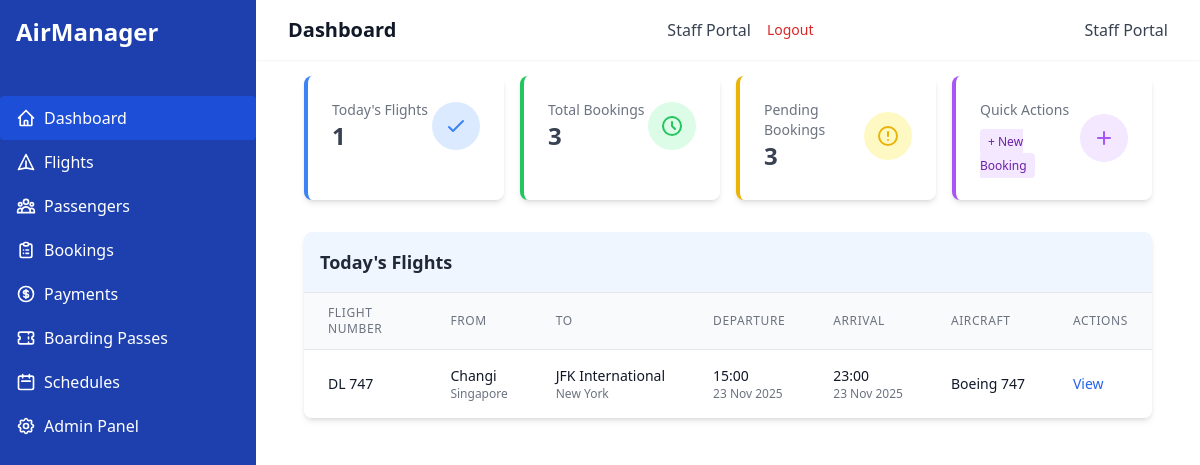
The app's page / (signed in) with its own data.
### airline_app/models.py (models this page shows, shortened)
class Flight(models.Model):
    flight_id = models.AutoField(primary_key=True)
    flight_number = models.CharField(max_length=10, unique=True)
    departure_time = models.DateTimeField()
    arrival_time = models.DateTimeField()
    source_airport = models.ForeignKey(
        Airport, on_delete=models.CASCADE, related_name='departing_flights')
    destination_airport = models.ForeignKey(
        Airport, on_delete=models.CASCADE, related_name='arriving_flights')
    aircraft = models.ForeignKey(
        Aircraft, on_delete=models.CASCADE, related_name='flights')
    crew = models.ManyToManyField(CrewMember, related_name='flights')

class Airport(models.Model):
    airport_id = models.AutoField(primary_key=True)
    airport_name = models.CharField(max_length=100)
    location = models.CharField(max_length=100)
    country = models.CharField(max_length=50)

class Aircraft(models.Model):
    aircraft_id = models.AutoField(primary_key=True)
    model = models.CharField(max_length=50)
    capacity = models.PositiveIntegerField()
    manufacturer = models.CharField(max_length=100)
    airline = models.CharField(max_length=100)

### airline_app/views.py (the view)
# urls.py: path('', views.DashboardView.as_view(), name='dashboard'),
class DashboardView(LoginRequiredMixin, ListView):
    template_name = 'airline_app/dashboard.html'
    context_object_name = 'flights'
    def get_queryset(self):
        return Flight.objects.filter(departure_time__date=timezone.now().date())
    def get_context_data(self, **kwargs):
        context = super().get_context_data(**kwargs)
        context['total_bookings'] = Booking.objects.filter(
            status='CONFIRMED').count()
        context['today_departures'] = Flight.objects.filter(
            departure_time__date=timezone.now().date()).count()
        context['pending_bookings'] = Booking.objects.filter(
            status='PENDING').count()
        return context

### airline_app/templates/airline_app/dashboard.html
{% extends 'airline_app/base.html' %}
{% block header %}Dashboard{% endblock %}
{% block content %}
<div class="grid grid-cols-1 md:grid-cols-2 lg:grid-cols-4 gap-4 mb-8">
    <div class="bg-white p-6 rounded-lg shadow-md border-l-4 border-blue-500 transform transition-transform hover:scale-105">
        <div class="flex justify-between items-center">
            <div>
                <p class="text-sm text-gray-500 font-medium">Today's Flights</p>
                <p class="text-2xl font-bold text-gray-700">{{ today_departures }}</p>
            </div>
            <div class="bg-blue-100 p-3 rounded-full">
                <svg class="w-6 h-6 text-blue-500" fill="none" stroke="currentColor" viewBox="0 0 24 24" xmlns="http://www.w3.org/2000/svg">
                    <path stroke-linecap="round" stroke-linejoin="round" stroke-width="2" d="M5 13l4 4L19 7"></path>
                </svg>
            </div>
        </div>
    </div>
    <div class="bg-white p-6 rounded-lg shadow-md border-l-4 border-green-500 transform transition-transform hover:scale-105">
        <div class="flex justify-between items-center">
            <div>
                <p class="text-sm text-gray-500 font-medium">Total Bookings</p>
                <p class="text-2xl font-bold text-gray-700">{{ total_bookings }}</p>
            </div>
            <div class="bg-green-100 p-3 rounded-full">
                <svg class="w-6 h-6 text-green-500" fill="none" stroke="currentColor" viewBox="0 0 24 24" xmlns="http://www.w3.org/2000/svg">
                    <path stroke-linecap="round" stroke-linejoin="round" stroke-width="2" d="M12 8v4l3 3m6-3a9 9 0 11-18 0 9 9 0 0118 0z"></path>
                </svg>
            </div>
        </div>
    </div>
    <div class="bg-white p-6 rounded-lg shadow-md border-l-4 border-yellow-500 transform transition-transform hover:scale-105">
        <div class="flex justify-between items-center">
            <div>
                <p class="text-sm text-gray-500 font-medium">Pending Bookings</p>
                <p class="text-2xl font-bold text-gray-700">{{ pending_bookings }}</p>
            </div>
            <div class="bg-yellow-100 p-3 rounded-full">
                <svg class="w-6 h-6 text-yellow-500" fill="none" stroke="currentColor" viewBox="0 0 24 24" xmlns="http://www.w3.org/2000/svg">
                    <path stroke-linecap="round" stroke-linejoin="round" stroke-width="2" d="M12 8v4m0 4h.01M21 12a9 9 0 11-18 0 9 9 0 0118 0z"></path>
                </svg>
            </div>
        </div>
    </div>
    <div class="bg-white p-6 rounded-lg shadow-md border-l-4 border-purple-500 transform transition-transform hover:scale-105">
        <div class="flex justify-between items-center">
            <div>
                <p class="text-sm text-gray-500 font-medium">Quick Actions</p>
                <div class="mt-2">
                    <a href="{% url 'booking-create' %}" class="text-xs bg-purple-100 text-purple-800 px-2 py-1 rounded">+ New Booking</a>
                </div>
            </div>
            <div class="bg-purple-100 p-3 rounded-full">
                <svg class="w-6 h-6 text-purple-500" fill="none" stroke="currentColor" viewBox="0 0 24 24" xmlns="http://www.w3.org/2000/svg">
                    <path stroke-linecap="round" stroke-linejoin="round" stroke-width="2" d="M12 6v6m0 0v6m0-6h6m-6 0H6"></path>
                </svg>
            </div>
        </div>
    </div>
</div>
<div class="bg-white rounded-lg shadow-md overflow-hidden mb-8">
    <div class="p-4 bg-blue-50 border-b border-gray-200">
        <h2 class="text-lg font-semibold text-gray-800">Today's Flights</h2>
    </div>
    <div class="overflow-x-auto">
        <table class="min-w-full divide-y divide-gray-200">
            <thead class="bg-gray-50">
                <tr>
                    <th class="px-6 py-3 text-left text-xs font-medium text-gray-500 uppercase tracking-wider">Flight Number</th>
                    <th class="px-6 py-3 text-left text-xs font-medium text-gray-500 uppercase tracking-wider">From</th>
                    <th class="px-6 py-3 text-left text-xs font-medium text-gray-500 uppercase tracking-wider">To</th>
                    <th class="px-6 py-3 text-left text-xs font-medium text-gray-500 uppercase tracking-wider">Departure</th>
                    <th class="px-6 py-3 text-left text-xs font-medium text-gray-500 uppercase tracking-wider">Arrival</th>
                    <th class="px-6 py-3 text-left text-xs font-medium text-gray-500 uppercase tracking-wider">Aircraft</th>
                    <th class="px-6 py-3 text-left text-xs font-medium text-gray-500 uppercase tracking-wider">Actions</th>
                </tr>
            </thead>
            <tbody class="bg-white divide-y divide-gray-200">
                {% for flight in flights %}
                <tr class="hover:bg-gray-50 transition-colors">
                    <td class="px-6 py-4 whitespace-nowrap">
                        <div class="text-sm font-medium text-gray-900">{{ flight.flight_number }}</div>
                    </td>
                    <td class="px-6 py-4 whitespace-nowrap">
                        <div class="text-sm text-gray-900">{{ flight.source_airport.airport_name }}</div>
                        <div class="text-xs text-gray-500">{{ flight.source_airport.location }}</div>
                    </td>
                    <td class="px-6 py-4 whitespace-nowrap">
                        <div class="text-sm text-gray-900">{{ flight.destination_airport.airport_name }}</div>
                        <div class="text-xs text-gray-500">{{ flight.destination_airport.location }}</div>
                    </td>
                    <td class="px-6 py-4 whitespace-nowrap">
                        <div class="text-sm text-gray-900">{{ flight.departure_time|date:"H:i" }}</div>
                        <div class="text-xs text-gray-500">{{ flight.departure_time|date:"d M Y" }}</div>
                    </td>
                    <td class="px-6 py-4 whitespace-nowrap">
                        <div class="text-sm text-gray-900">{{ flight.arrival_time|date:"H:i" }}</div>
                        <div class="text-xs text-gray-500">{{ flight.arrival_time|date:"d M Y" }}</div>
                    </td>
                    <td class="px-6 py-4 whitespace-nowrap">
                        <div class="text-sm text-gray-900">{{ flight.aircraft.model }}</div>
                    </td>
                    <td class="px-6 py-4 whitespace-nowrap text-sm text-gray-500">
                        <a href="{% url 'flight-detail' flight.pk %}" class="text-blue-600 hover:text-blue-900 mr-3">View</a>
                    </td>
                </tr>
                {% empty %}
                <tr>
                    <td colspan="7" class="px-6 py-4 text-center text-gray-500">No flights scheduled for today</td>
                </tr>
                {% endfor %}
            </tbody>
        </table>
    </div>
</div>
{% endblock %}

### records on screen
Flight: flight_number "DL 747", source_airport.airport_name "Changi", source_airport.location "Singapore", destination_airport.airport_name "JFK International", destination_airport.location "New York", departure_time "15:00", departure_time "23 Nov 2025", arrival_time "23:00", arrival_time "23 Nov 2025", aircraft.model "Boeing 747"

### other values on screen
{{ today_departures }} "1"
{{ total_bookings }} "3"
{{ pending_bookings }} "3"
